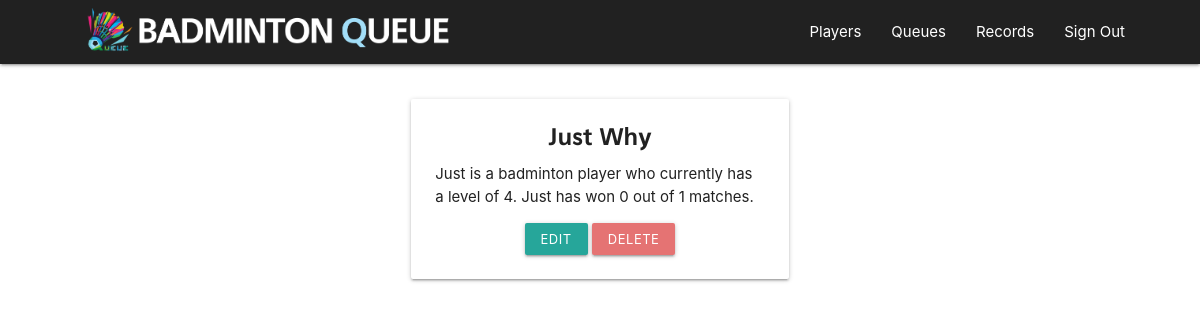
Page /players/view/46 (signed in) on the committed database.
### queues/models.py (models this page shows, shortened)
class Player(models.Model):
	user = models.ForeignKey(User, on_delete=models.CASCADE, default=None, null=True)
	player_id = models.AutoField(primary_key=True)
	last_name = models.CharField(max_length=64, blank=False, null=True, verbose_name="Last Name")
	first_name = models.CharField(max_length=64, blank=False, null=True, verbose_name="First Name")
	player_level = models.PositiveSmallIntegerField(blank=False, default=0, null=True, verbose_name="Level")
	total_games = models.PositiveSmallIntegerField(blank=False, default=0, null=True, verbose_name="Game Count")
	total_wins = models.PositiveSmallIntegerField(blank=False, default=0, null=True, verbose_name="Total Wins")
	inQueue = models.BooleanField(blank=False, default=False, verbose_name="Currently in Queue")
	inMatch = models.BooleanField(blank=False, default=False, verbose_name="Currently in Match")
	class Meta:
		db_table = "player"
		unique_together=(
			('first_name', 'last_name'),
		)

### queues/views.py (the view)
# urls.py: path('view/<int:pk>', views.PlayerView.as_view(), name='player-view'),
class PlayerView(LoginRequiredMixin, DetailView):
    model = Player
    template_name = 'queues/player/player_detail.html'

### queues/templates/queues/player/player_detail.html
{% extends "queues/base.html" %}
{% block content %}
    <div class="container">
            <div class="row valign-wrapper">
                <div class="col s6 offset-s3 valign">
                    <div class="card">
                        <div class="card-content">
                            <span class="card-title center-align">{{object.first_name}} {{object.last_name}}</span>
                            <p class="card-text">
                                {{object.first_name}} is a badminton player who currently has a level of {{object.player_level}}. {{object.first_name}} has won {{object.total_wins}} out of {{object.total_games}} matches.
                            </p>
                            <div class="center-align top-margin">
                                    <a class="waves-effect waves-light btn-small" href="{% url 'player-edit' object.player_id %}">Edit</a>
                                    <a class="waves-effect waves-light red lighten-2 btn-small" type="submit" href="{% url 'player-delete' object.player_id %}">Delete</a>
                            </div>
                        </div>
                    </div>
                </div>
            </div>
        </div>
{% endblock content %}

### queues/static/queues/a_main.css (style rules this page uses)
.row { margin-top: 5px; }
.container { padding-top: 20px; }
.card-title { font-family: AganeB; }
.card { margin-left: 10px; margin-right: 10px; margin-top: 10px; margin-bottom: 20px; }
.top-margin { margin-top: 15px; }

### rows in the picture
Player: first_name "Just", last_name "Why", player_level "4", total_wins "0", total_games "1"
